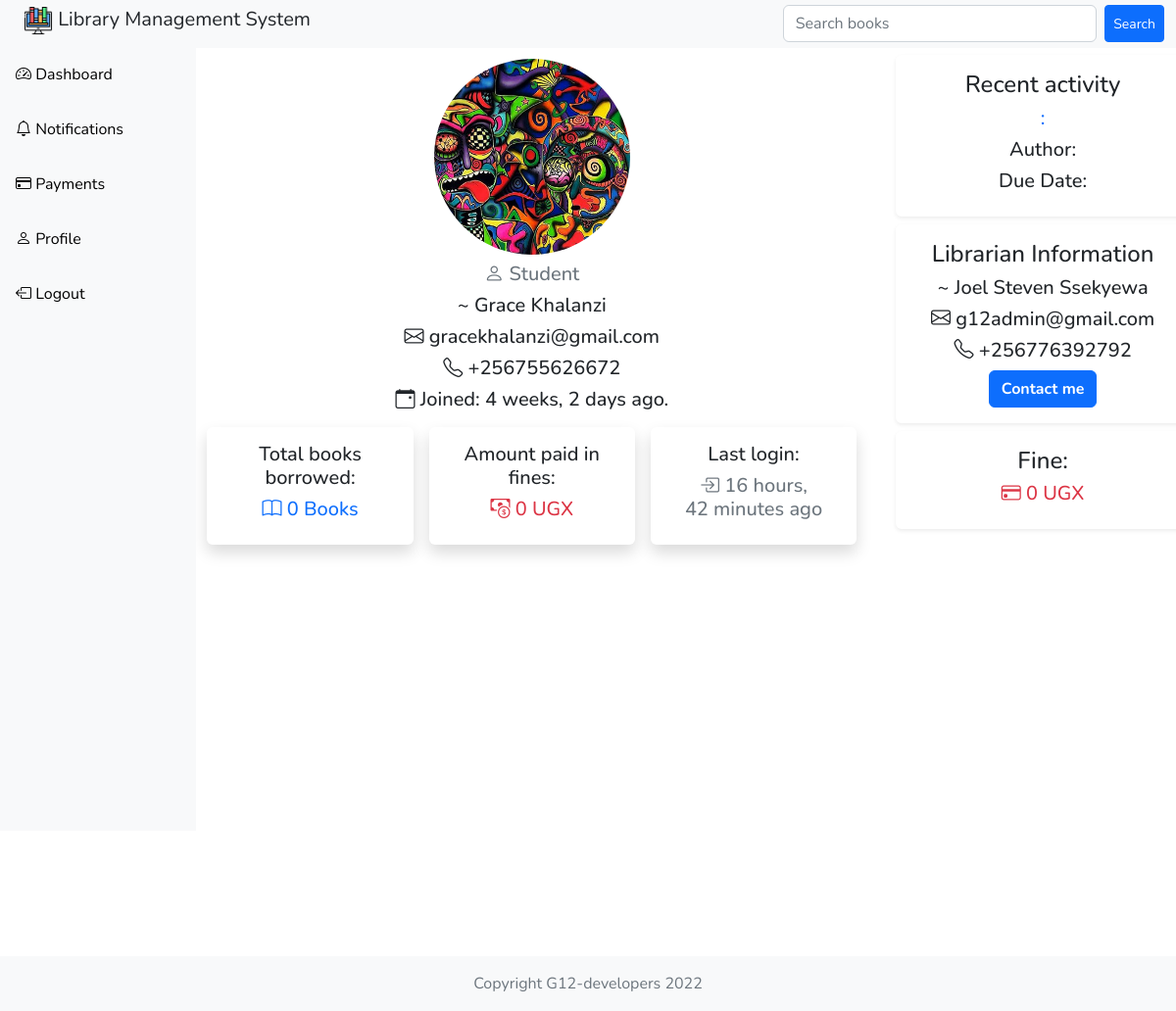
Before: /user-profile/14/ (signed in) with the older database file.
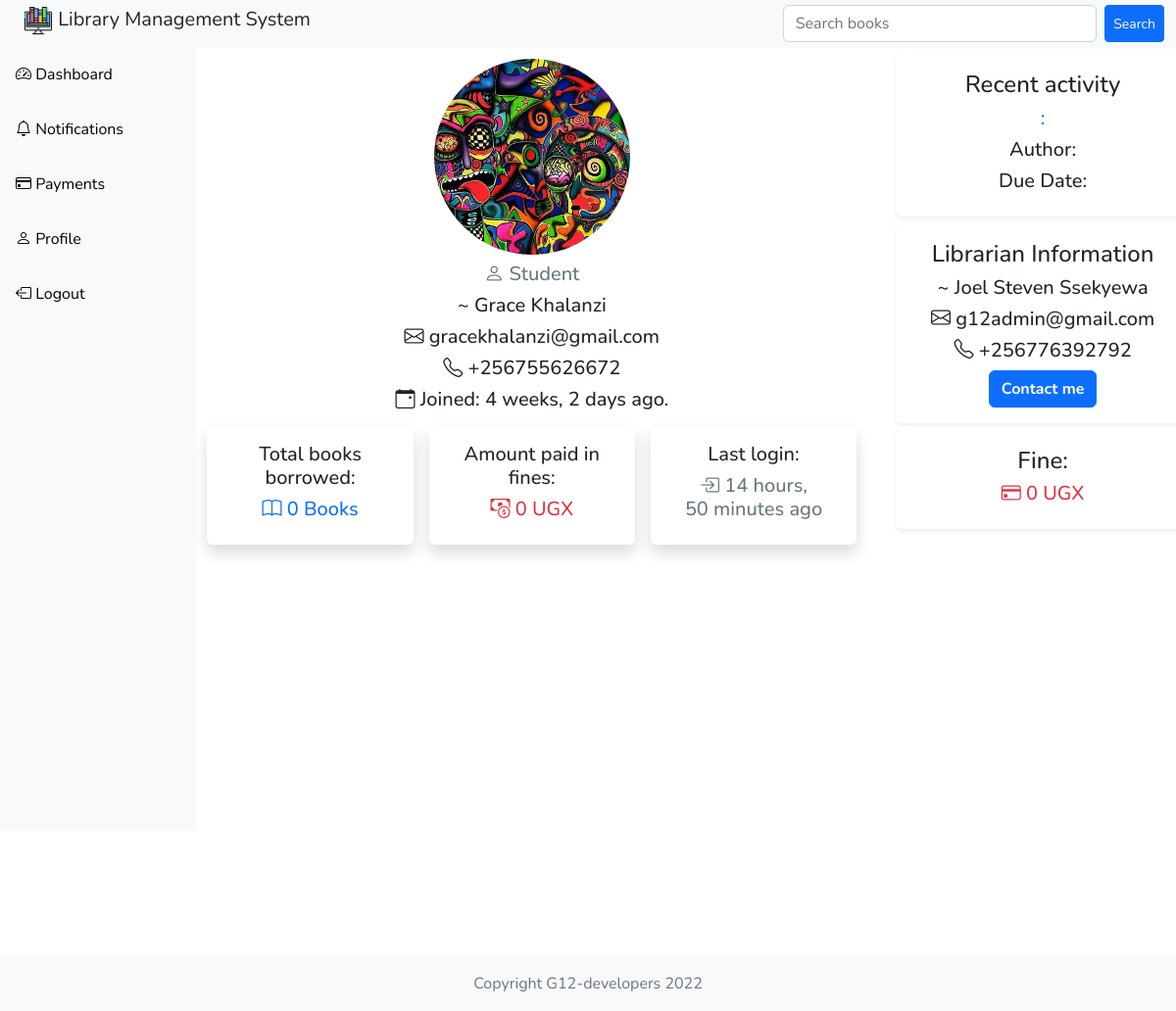
After: the same page with the newer database file.
### customuser/models.py (models this page shows, shortened)
class CustomUser(AbstractUser):
    name = models.CharField(max_length=50)
    email = models.EmailField(max_length=100, unique=True)
    password = models.CharField(max_length=500)
    date_of_birth = models.DateField(null=True)
    phone_number = models.BigIntegerField()
    sex = models.CharField(max_length=10, null=True)
    role = models.CharField(max_length=20, default='Student')
    is_active = models.BooleanField(default=True)
    USERNAME_FIELD = 'email'
    REQUIRED_FIELDS = ['name', 'sex', 'role', 'phone_number', 'username']

### customuser/views.py (the view)
# urls.py: path('user-profile/<str:pk>/', views.userProfile, name='profile'),
@login_required(login_url='login')
def userProfile(request, pk):
    user = CustomUser.objects.get(id=pk)
    borrowed_books = 0
    available_books = 0
    users = CustomUser.objects.filter(role='Student')
    pending_requests = Request.objects.filter(status="Pending")
    fines = UserPayment.objects.filter(status='Pending')
    librarian = CustomUser.objects.get(role__icontains="Admin")
    try:
        available_books = Book.objects.filter(status='Available').count()
    except:
        available_books = 0
    try:
        borrowed_books = Book.objects.filter(status='Borrowed').count()
    except:
        borrowed_books = 0
    try:
        borrowed_book = Book.objects.get(status='Borrowed',
                                         borrower_id=user.id)
    except:
        borrowed_book = ''
    context = {
        'users': users.count(),
        'pending_requests': pending_requests.count(),
        'fines': fines.count(),
        'librarian': librarian,
        'borrowed_book': borrowed_book,
        'available_books': available_books,
        'borrowed_books': borrowed_books,
    }
    return render(request, 'customuser/profile_template.html', context)

### customuser/templates/customuser/profile_template.html
{% extends 'customuser/custom_card.html'%}
{% load static %}
{% block custom_content %}
<div class="" style="text-align: center;">
  <img src="{% static '/images/profile.png'%}" height="200" width="200" style="border-radius: 50%" class="m-2"/>
  <h5 class="text-muted"><i class="bi-person"></i> {{user.role}}</h5>
  <h5>~ {{user.name}}</h5>
  <h5><i class="bi-envelope"></i> {{user.email}}</h5>
  <h5><i class="bi-telephone"></i> +{{user.phone_number}}</h5>
  <h5><i class="bi-calendar-event"></i> Joined: {{user.date_joined | timesince }} ago.</h5>
</div>
{% endblock %}

### customuser/templates/customuser/custom_card.html
{% extends 'base.html' %}
{% block content %}
<div class="container-fluid p-3 m-1" style="text-align: center;">
  {% block custom_content %}
  {% endblock %}
  {% if request.user.role == 'Student' %}
  <div class="base-in">
    <div class="shadow p-3 m-2 rounded">
      <h5>Total books borrowed:</h5>
      <h5 class="text-primary"><i class="bi-book"></i> {{borrowed_books}} Books </h5>
    </div>
    <div class="shadow p-3 m-2 rounded">
      <h5>Amount paid in fines:</h5>
      <h5 class="text-danger"><i class="bi-cash-coin"></i> 0 UGX </h5>
    </div>
    <div class="shadow p-3 m-2 rounded">
      <h5>Last login:</h5>
      <h5 class="text-secondary"><i class="bi-box-arrow-in-right"></i> {{user.last_login | timesince }} ago</h5>
    </div>
  </div>
  {% elif request.user.role == 'Admin' %}
  <div class="shadow-sm p-3 m-2 rounded">
    <h5>Last login:</h5>
    <h5 class="text-secondary"><i class="bi-box-arrow-in-right"></i> {{user.last_login | timesince }} ago</h5>
  </div>
  {% endif %}
</div>
{% endblock content %}

Changed rows visible on the page:
changed CustomUser "Student": last_login "16 hours, 42 minutes" → "14 hours, 50 minutes"
